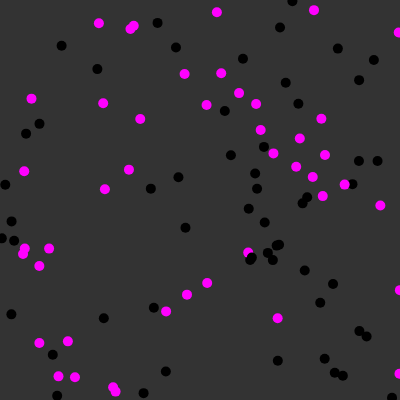
Frame 1 (no input)
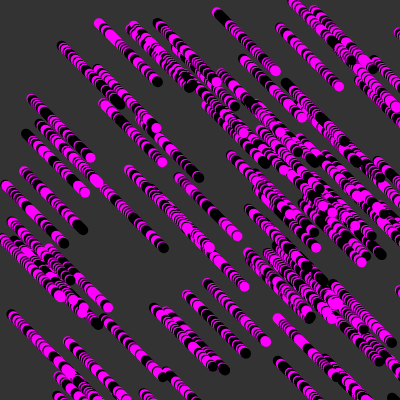
Frame 60 (no input)
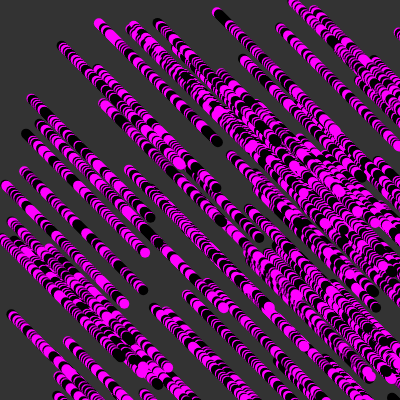
Frame 120 (the mouse pressed at the canvas centre since frame 60)

The p5.js sketch that drew these frames (run headless with seeded random() and noise() and a simulated clock; from frame 60 on, the mouse is pressed at the canvas centre):

// p5.js sketch
// ── sketch.js
class Ray {
  constructor(c){
    this.color = c
    console.log(this.color)
    this.x = random(width)
    this.y = random(height)
  }
  
  show(){
    noStroke()
    fill(random([this.color, 'magenta']))
    ellipse(this.x, this.y, 10, 10)
  }
  
  moveCircle() {
    this.x += 1
    let tempx = this.x
    let tempy =sqrt(100000 - (int(this.x) * int(this.x)))  
    //this.y +=  5 * random([-1,1,1,1,1,1])
    console.log(this.x,(100000 - (this.x * this.x))  )
    this.y = tempy 
  }
  
  move(){
    this.x += 1
    this.y += 1
  }
  
  checkEdge() {
    if (this.x < 0) {
      this.x = width
    } 
    
    if(this.x > width){
      this.x = 0
    }
    
    if (this.y < 0) {
      this.y = height
    } 
    
    if(this.y > height){
      this.y = 0
    }
    
    
  }
  
  run(){
    this.show()
    this.move()
    
  }
  
  
}

var b = []
var r
var SIZE = 100

function setup() {
  createCanvas(400, 400);
  background(51)
  for(let i=0; i < SIZE; ++i){
    b[i] = new Ray(0,0,0,100)
  }
  
  //r = new Ray('magenta',100)
  
  
}

function draw() {

  for(let i=0; i < SIZE ; ++i){
    b[i].run()
  }
  
  //r.run()
}
